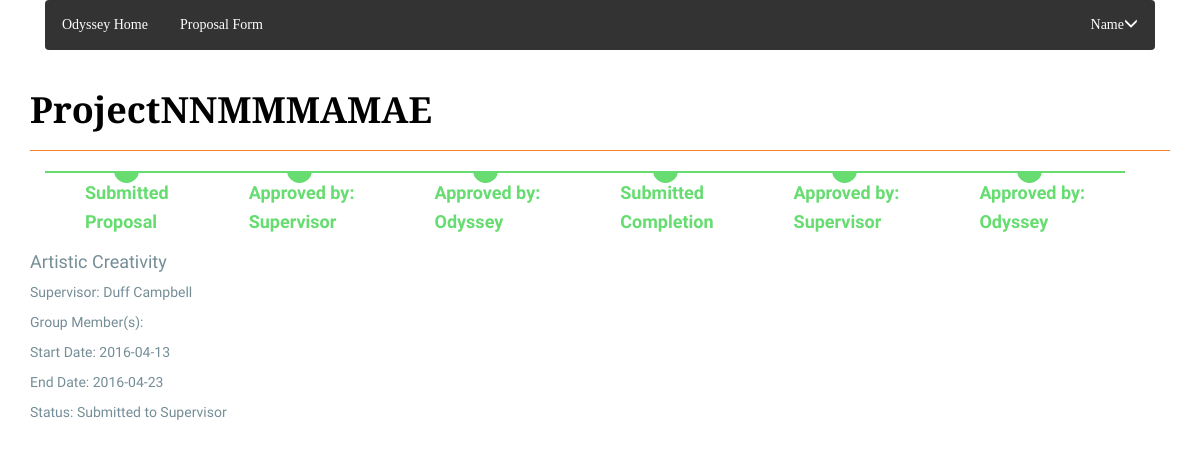
Screenshot of /odyssey/project-status/43 with the database file from the repository.
### projects/models.py (models this page shows, shortened)
class Project(models.Model):
    title = models.CharField(max_length=200)
    category = models.CharField(max_length=20)
    advisor = models.ForeignKey(User, on_delete=models.CASCADE)
    status = models.CharField(max_length=60)
    start_date = models.CharField(max_length=50)
    end_date = models.CharField(max_length=50)
    update_date = models.CharField(max_length=50)

### projects/views.py (the view)
# urls.py: url(r'^project-status/(?P<project_id>[0-9]+)',views.status, name='status'),
def status(request, project_id):
    project = get_object_or_404(Project, pk=project_id)
    return render(request, 'projects/status.html', {'project':project})

### projects/templates/projects/Status.html (shortened to what this page needs)
{% extends "projects/base.html" %}
{% block header %}{{project.title}}{% endblock %}
{% block content %}
<div class="container-fluid">
	<ul class="timeline" id="timeline">
		<li class="li complete">
			<div class="status">
				<h4>Submitted</h4>
				<h4>Proposal</h4>
			</div>
		</li>
		<li class="li complete">
			<div class="status">
				<h4>Approved by:</h4>
				<h4>Supervisor</h4>
			</div>
		</li>
		<li class="li complete">
			<div class="status">
				<h4>Approved by:</h4>
				<h4>Odyssey</h4>
			</div>
		</li>
		<li class="li complete">
			<div class="status">
				<h4>Submitted</h4>
				<h4>Completion</h4>
			</div>
		</li>
		<li class="li complete">
			<div class="status">
				<h4>Approved by:</h4>
				<h4>Supervisor</h4>
			</div>
		</li>
		<li class="li complete">
			<div class="status">
				<h4>Approved by:</h4>
				<h4>Odyssey</h4>
			</div>
		</li>
	</ul>
</div>
	<div class="body">
		<h4 id="projectCategory">{{project.category}}</h4>
		<div>
			<p id="supervisor">Supervisor: {{project.advisor.first_name}} {{project.advisor.last_name}}
			</p>
			<p id="group">Group Member(s):</p>
			<p id="startdate">Start Date: {{project.start_date}}</p>
			<p id="enddate">End Date: {{project.end_date}}</p>
			<p>Status: {{project.status}}</p>
		</div>
	</div>
{% endblock %}

### projects/static/projects/style.css (style rules this page uses)
body { font-family: 'Merriweather Sans', sans-serif; padding-bottom: 10px; }
ul { list-style-type: none; margin: 0; padding: 0; overflow: hidden; background-color: #333; }
li { float: left; }

### projects/static/projects/timeline.css (style rules this page uses)
.timeline { list-style-type: none !important; display: block !important ; align-items: center !important ; justify-content: center !important ; background-color: #FFFFFF !important ; }
.li { transition: all 200ms ease-in !important ; }
.status { padding: 0px 40px !important ; display: block !important ; justify-content: center !important ; border-top: 2px solid #D6DCE0 !important ; position: relative !important ; transition: all 200ms ease-in !important ; }
.status h4 { font-weight: 600 !important ; padding-bottom: 0px !important; padding-top: 0px !important ; }
.status:before { content: "" !important ; width: 25px !important ; height: 25px !important ; background-color: white !important ; border-radius: 25px !important ; border: 1px solid #ddd !important ; position: absolute !important ; top: -15px !important ; left: 42% !important ; transition: all 200ms ease-in !important ; }
.li.complete .status { border-top: 2px solid #66DC71 !important ; }
.li.complete .status:before { background-color: #66DC71 !important ; border: none !important ; transition: all 200ms ease-in !important ; }
.li.complete .status h4 { color: #66DC71 !important ; }
html, body { width: 100% !important ; height: 100% !important ; display: block !important ; justify-content: center !important ; font-family: "Titillium Web", sans serif; color: #758D96 !important ; }

### rows the page displays
Project: title "ProjectNNMMMAMAE", category "Artistic Creativity", advisor.first_name "Duff", advisor.last_name "Campbell", start_date "2016-04-13", end_date "2016-04-23", status "Submitted to Supervisor"
